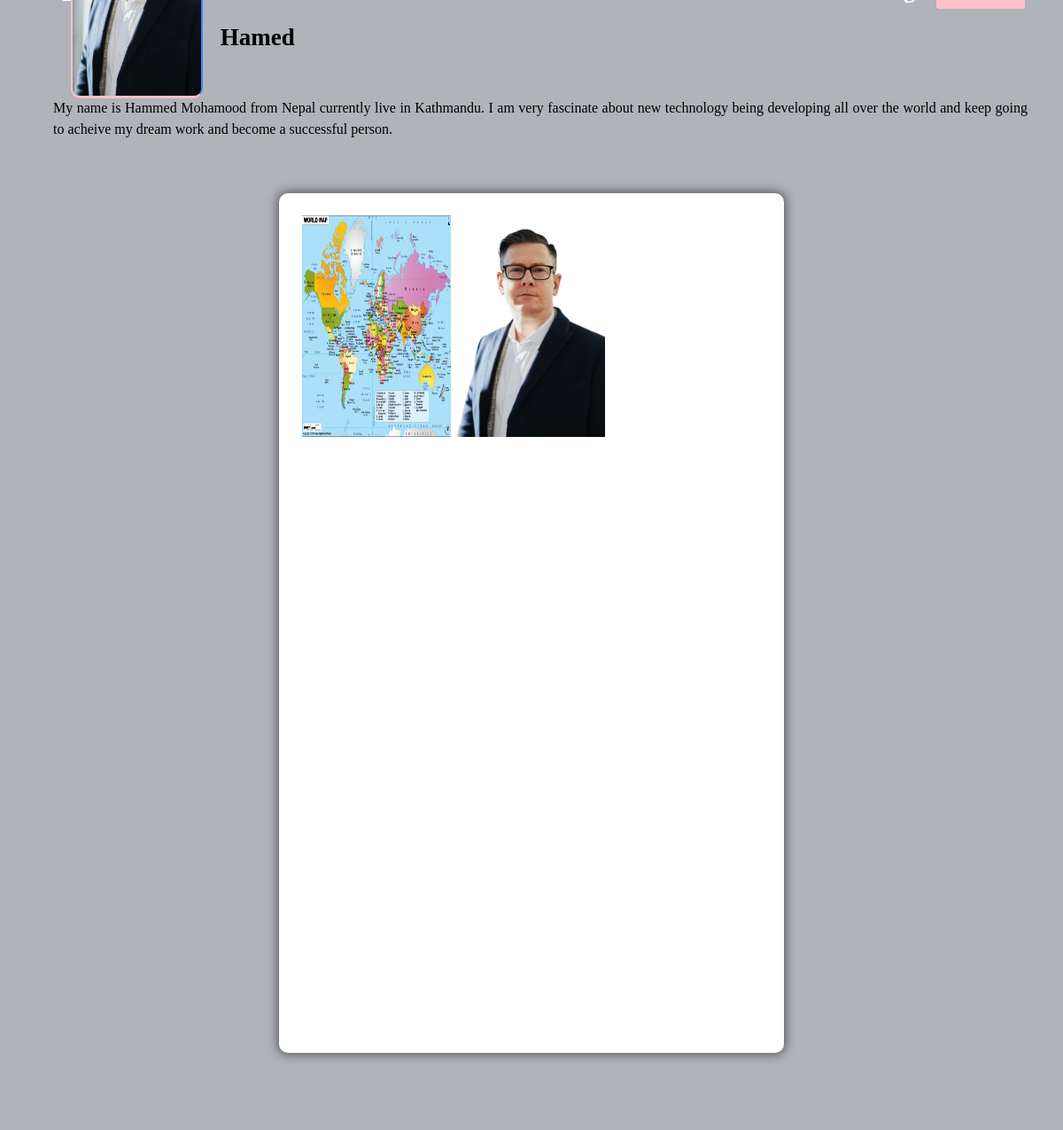
/profile/Hamed/ (signed in), run on the app's committed database.
### core/models.py (models this page shows, shortened)
class Profile(models.Model):
    user = models.ForeignKey(User , on_delete=models.CASCADE)
    users_id = models.IntegerField()
    profile_picture = models.ImageField(upload_to = 'profile_pic', default = 'default.jpg')
    location = models.CharField(max_length=25, blank=True)
    bio = models.TextField(blank=True)

class Post(models.Model):
    id = models.UUIDField(primary_key=True ,  default=uuid.uuid4)
    user = models.CharField(max_length=25)
    caption = models.TextField(blank=True)
    picture = models.ImageField(upload_to = 'post_pic')
    uploaded_date = models.DateTimeField(default=datetime.now)
    no_of_likes = models.IntegerField(default=0)

### core/views.py (the view)
# urls.py: path('profile/<str:pk>/', views.profile, name = 'profile'),
@login_required(login_url='signin')
def profile(request, pk):
    user_object = User.objects.get(username = pk)
    profiles = Profile.objects.get(user = user_object)
    posts = Post.objects.filter(user = pk)
    no_of_post = len(posts)
    follower = request.user.username
    user = pk
    if FollowerCount.objects.filter(follower=follower, user=user).first():
        button_text = 'Unfollow'
    else:
        button_text = 'Follow'
    user_followers = len(FollowerCount.objects.filter(user=pk))
    user_following = len(FollowerCount.objects.filter(follower=pk))
    context = {
        'user_object' :user_object,
        'profiles' :profiles,
        'posts' :posts,
        'no_of_post' :no_of_post,
        'button_text': button_text,
        'user_followers': user_followers,
        'user_following': user_following,
    }
    return render(request, 'profile.html', context)

### templates/profile.html (shortened to what this page needs)
{% load static %}
<!DOCTYPE html>
<html lang="en">
<head>
    <link rel="stylesheet" href="{% static 'css/main.min.css' %}">
    <link rel="stylesheet" href="{% static 'css/style.css' %}">
    <link rel="stylesheet" href="{% static 'css/color.css' %}">
    <link rel="stylesheet" href="{% static 'css/responsive.css' %}">
</head>
<body>
	<section>
			<div class="feature-photo">
				<figure><img src="{% static 'images/resources/timeline-1.jpg' %}" alt=""></figure>
				<form action="/follower" method="post">
					<div class="add-btn">
					{% if user_object.username == user.username %}
					<a href="/setting" data-ripple="">Account Settings</a>
					{% else %}
					<a data-ripple=""><button type="submit" style="background-color: #ffc0cb; border: #ffc0cb;">{{button_text}}</button></a>
					{% endif %}
					</div>
				</form>
				<div class="container-fluid">
					<div class="row merged">
						<div class="col-lg-2 col-sm-3">
							<div class="user-avatar">
								<figure>
									<img src="{{ profiles.profile_picture.url }}" style="height: 250px; width: 100%;" alt="">
								</figure>
							</div>
						</div>
						<div class="col-lg-10 col-sm-9">
							<div class="timeline-info">
								<ul>
									<li class="admin-name">
									  <h5 style="color: black;white-space: nowrap; width: 110px; font-size: 27px;"><b>{{ profiles.user.username }}</b></h5>
									</li>
								</ul>
							</div>
						</div>
					</div>
				</div>
			</div>
		</section>
		<section>
			<div class="bio">
				{{ profiles.bio }}
			</div>
		</section>
	<section>
		<div class="gap gray-bg">
			<div class="container-fluid">
				<div class="row">
					<div class="col-lg-12">
						<div class="row" id="page-contents">
							<div class="col-lg-3">
								<aside class="sidebar static">
								</aside>
							</div>
							<div class="col-lg-6">
								<div class="central-meta">
									<ul class="photos">
										{% for post in posts %}
										<li>
											<a class="strip" href="{{ post.picture.url }}" title="" data-strip-group="mygroup" data-strip-group-options="loop: false">
												<img src="{{ post.picture.url }}" style="height: 250px; width: 300px;" alt=""></a>
										</li>
									{% endfor %}
									</ul>
								</div>
							</div>
							<div class="col-lg-3">
								<aside class="sidebar static">
								</aside>
							</div>
						</div>
					</div>
				</div>
			</div>
		</div>
	</section>
</body>
</html>

### static/css/color.css (style rules this page uses)
#nprogress .bar, .timeline-info > ul li a::before, .add-btn > a, .activitiez > li::before, form button, .colla-apps > li a:hover, a.underline:before, .setting-row input:checked + label, .user-avatar:hover .edit-phto, .error-meta > a, .color-bg, .add-butn, .nav.nav-tabs.likes-btn > li a.active, a.dislike-btn, .drop > a:hover, .btn-view.btn-load-more:hover, .accordion .card h5 button[aria-expanded="true"], .chat-head, .f-page > figure em, .inbox-panel-head > ul > li > a, .nav-tabs--left .nav-link.active, .nav-tabs--left .nav-link.active:hover, footer .widget-title h4::before, #topcontrol, .sidebar .widget-title::before, .f-title::before, .g-post-classic > figure > i::after, .purify > a, .help-list > a:hover, .open-position::before, .info > a, .category-box:hover, .category-box.selected, a.main-btn, .section-heading::before, .getquot-baner, .more-branches > h4::before, .is-helpful > a, .cart-optionz > li > a:hover, .paginationz > li a:hover, .paginationz > li a.active, .shopping-cart, a.btn2:hover, .form-submit > input[type="submit"], button.submit-checkout, .delete-cart:hover, .proceed .button, .amount-area .update-cart, a.addnewforum, .apply-bttons > a { background: orange; }

### static/css/responsive.css (style rules this page uses)
@media screen and (max-width: 1281px) and (min-width: 1024px) { .photos > li { min-width: 32.2%; width: 32.2%; } }
@media screen and (max-width: 1281px) and (min-width: 1024px) { .timeline-info { line-height: 51px; } }
@media screen and (max-width: 1281px) and (min-width: 1024px) { .timeline-info .admin-name > h5 { font-size: 20px; } }
@media screen and (max-width: 1281px) and (min-width: 1024px) { .user-avatar { width: 80.2% } }

### data on the page
Profile: profile_picture (picture), user.username "Hamed", bio "My name is Hammed Mohamood from Nepal currently live in Kathmandu. I am very fascinate about new technology being developing all over the world and keep going to acheive my dream work and become a successful person."
Post: picture (picture)
Post: picture (picture)
